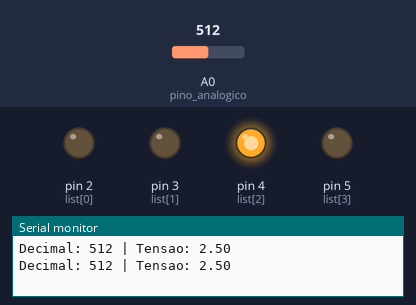
Bench run of a sketch on a simulated Arduino Uno, built with avr-gcc and run on an emulated ATmega328P. On the bench: output pins drawn as LEDs (lit = HIGH), the last lines printed to the serial monitor. Dashed ring = blinking. The inputs (shaded band) are chosen by the test bench; at power-on: A0 (pino_analogico) = 512.

Above: at 1.8 s.
1.9 s: A0 (pino_analogico) set to 502
At 2.8 s:
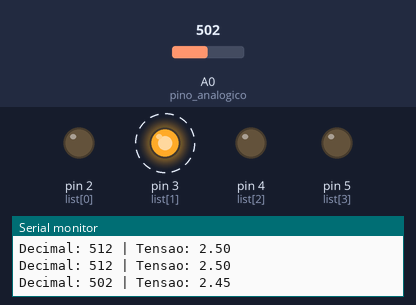
5.5 s: A0 (pino_analogico) set to 265
9.0 s: A0 (pino_analogico) set to 244
At 9.9 s:
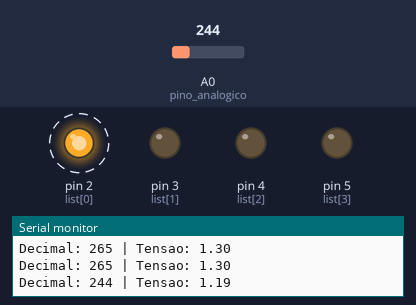
13.1 s: A0 (pino_analogico) set to 900
At 14.0 s:
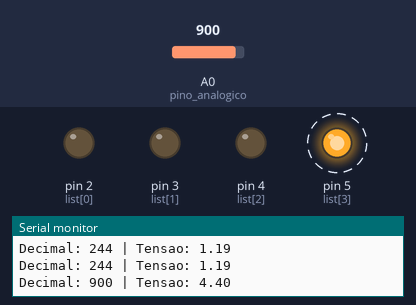
17.2 s: A0 (pino_analogico) set to 776
20.7 s: A0 (pino_analogico) set to 756
At 22.1 s:
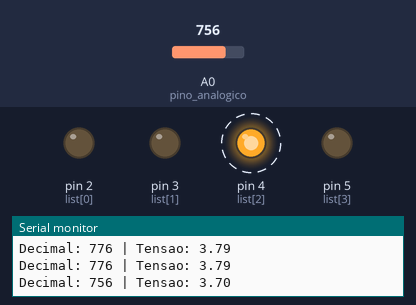
Timing chart, 0 to 25.8 s (numbered marks = the images above; inputs shaded):
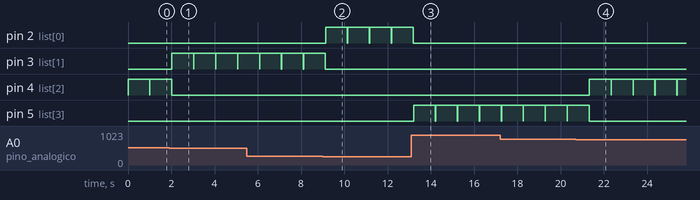

Measured:
- the behaviour switches between 510 and 509 on A0 (pino_analogico) (found by bisection; images 0 and 1)
- the behaviour switches between 255 and 254 on A0 (pino_analogico) (found by bisection; images 1 and 2)
- the behaviour switches between 765 and 764 on A0 (pino_analogico) (found by bisection; images 3 and 4)
- after the input at 1.9 s, pin 3 (list[1]): alternates HIGH for 1.0 s and LOW for 0.02 s, starting after 0.13 s; pin 4 (list[2]): goes on until 2.0 s, then stays LOW
- after the input at 9.0 s, pin 2 (list[0]): alternates HIGH for 1.0 s and LOW for 0.02 s, starting after 0.14 s; pin 3 (list[1]): goes on until 9.1 s, then stays LOW
- after the input at 13.1 s, pin 2 (list[0]): goes on until 13.2 s, then stays LOW; pin 5 (list[3]): alternates HIGH for 1.0 s and LOW for 0.02 s, starting after 0.11 s
- after the input at 20.7 s, pin 4 (list[2]): alternates HIGH for 1.0 s and LOW for 0.02 s, starting after 0.63 s; pin 5 (list[3]): goes on until 21.3 s, then stays LOW

The sketch:

entradaAnalogica1.ino
```cpp
const int pino_analogico = A0;
const int list[6] = {2, 3, 4, 5, 6};
const int maxDec = 1023;
const int divisor = 1023 / 4;

void setup()
{
    Serial.begin(9600);
    pinMode(1, OUTPUT);
    pinMode(2, OUTPUT);
    pinMode(3, OUTPUT);
    pinMode(4, OUTPUT);
    pinMode(5, OUTPUT);
}
void loop()
{
    int dec = analogRead(pino_analogico);
    Serial.print("Decimal: ");
    Serial.print(dec);
    float tensao = converter_tensao(dec);
    Serial.print(" | Tensao: ");
    Serial.println(tensao);

    int value = dec / divisor;

    pisca(value);
    delay(1000);
    desliga(value);

    delay(15);
}

float converter_tensao(int dec)
{
    return (5 * float(dec)) / maxDec;
}

void pisca(int pino)
{
    digitalWrite(list[pino], HIGH);
}

void desliga(int pino)
{
    digitalWrite(list[pino], LOW);
}
```
